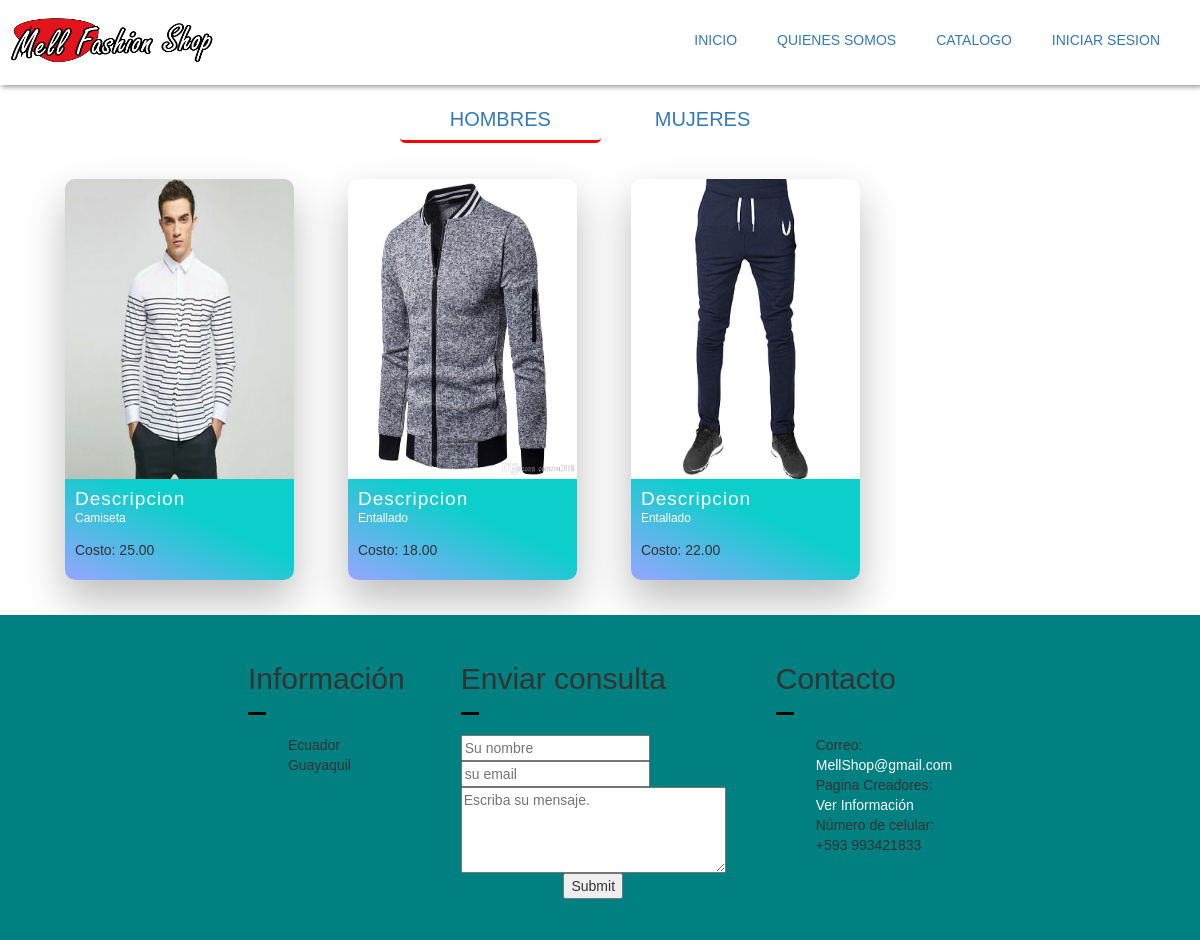
The app's page /index.php?c=User&a=showAllArticulosH, older data.
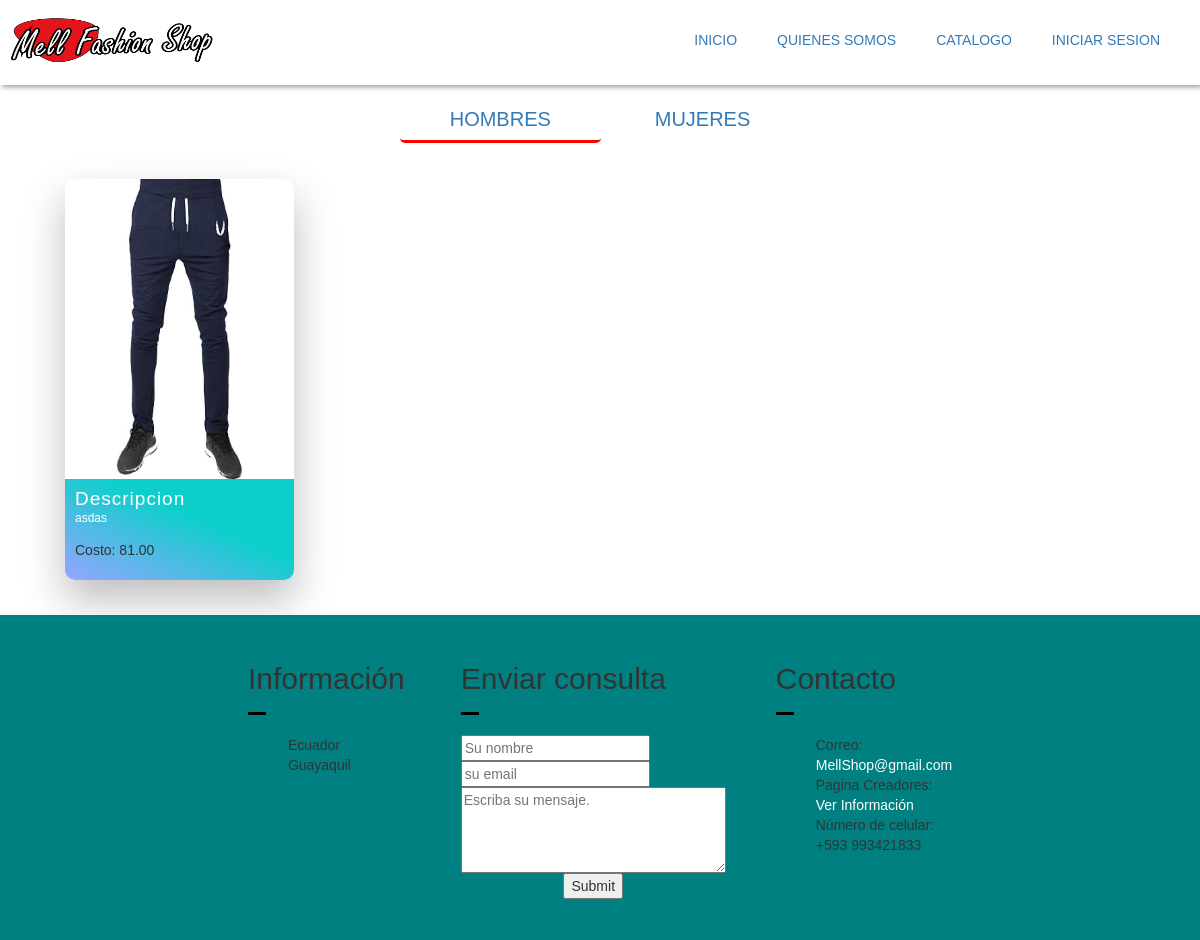
The same page, newer data.
### tables this page shows
CREATE TABLE `articulo` (
  `id_articulo` int(10) NOT NULL,
  `imagen` varchar(500) NOT NULL,
  `descripcion` varchar(500) NOT NULL,
  `costo` decimal(5,2) NOT NULL
);

### controller/User/UserController.php (called while the page is built, shortened)
<?php
    require_once 'model/DAO/ArticuloDAO.php';
    class UserController{
        private $art;
        public function __construct(){
            $this->art = new ArticuloDAO();
        }
        public function showAllArticulosH(){
            $res = $this->art->getAllArticuloH();
            require_once "views/dynamic/categoryH.php";
        }
    }
?>

### controller/RedirecController.php (called while the page is built, shortened)
<?php
    class RedirecController{
        public function router(){
            $action = (isset($_REQUEST['a'])) ? $_REQUEST['a']: 'index';
            $controller = new $controller;
            $controller->$action();
        }
    }
?>

### index.php (called while the page is built)
<?php
    require_once './controller/RedirecController.php';
    $ruter = new RedirecController();
    $ruter->router();
?>

### model/Connection.php (called while the page is built, shortened)
<?php
class Connection{
    private static $connection = null;
    public static function getConnection(){
        try{
            if(!isset(self::$connection)){
                self::$connection=new PDO("mysql:host=" . SERVIDORBD . "; port= ".PUERTO."; dbname=".NOMBREBD.";",USUARIO,PASSWORD);
                self::$connection->setAttribute(PDO::ATTR_ERRMODE,PDO::ERRMODE_EXCEPTION);
                self::$connection->exec("set character set utf8");
            }
        }catch(Exception $e){
        }
        return self::$connection;
    }
}
?>

### model/DAO/ArticuloDAO.php (called while the page is built, shortened)
<?php
    require_once 'model/Connection.php';
    class ArticuloDAO{
        private $con;
        public function __construct(){
            try{
                $this->con = Connection::getConnection();
            }catch(Exception $e){
                echo $e->getMessage();
            }
        }
        public function  getAllArticuloH(){
            $sql = "SELECT a.id_articulo,a.imagen,a.descripcion,a.costo,art.id_tipo,ag.id_genero FROM articulo a, articulo_tipo art, articulo_genero ag WHERE a.id_articulo=art.id_articulo AND a.id_articulo=ag.id_articulo and ag.id_genero=1";
            try{
                $stm = $this->con->prepare($sql);
                $stm->execute();
                return $stm->fetchAll(PDO::FETCH_ASSOC);
            }catch(PDOException $e){
                echo $e->getMessage();
            }
        }
    }
?>

### views/dynamic/categoryH.php (the view, shortened to what this page needs)
<!DOCTYPE html>
<html lang="en">
<head>
</head>
<body >
<div class="main2">
  <div class="nav-menuc">
    <nav>
    <a href="index.php?c=User&a=showAllArticulosH" style="border-bottom:3px red solid;">HOMBRES</a>
    <a href="index.php?c=User&a=showAllArticulosM">MUJERES</a>
    </nav>
  </div>
  <ul class="cards" style="width:100%;">
   <?php foreach($res as $r):?>
    <li class="cards_item">
      <div class="card">
        <div class="card_image"><img width="100%" src='<?php echo $r["imagen"];?>'></div>
        <div class="card_content">
          <h2 class="card_title">Descripcion</h2>
          <p class="card_text"><?php echo $r['descripcion'];?>
          <p>Costo: <?php echo $r['costo'];?></p></p>
        </div>
      </div>
    </li>
  <?php
endforeach;?> </ul>
</div>
</body>
</html>

Row changes from the older to the newer data that the page shows:
removed articulo: imagen (picture), descripcion "Camiseta", costo "25.00"
no longer on this page (row edited): articulo: imagen (picture), descripcion "Entallado", costo "18.00"
removed articulo: imagen (picture), descripcion "Entallado", costo "22.00"
added articulo: imagen (picture), descripcion "asdas", costo "81.00"
